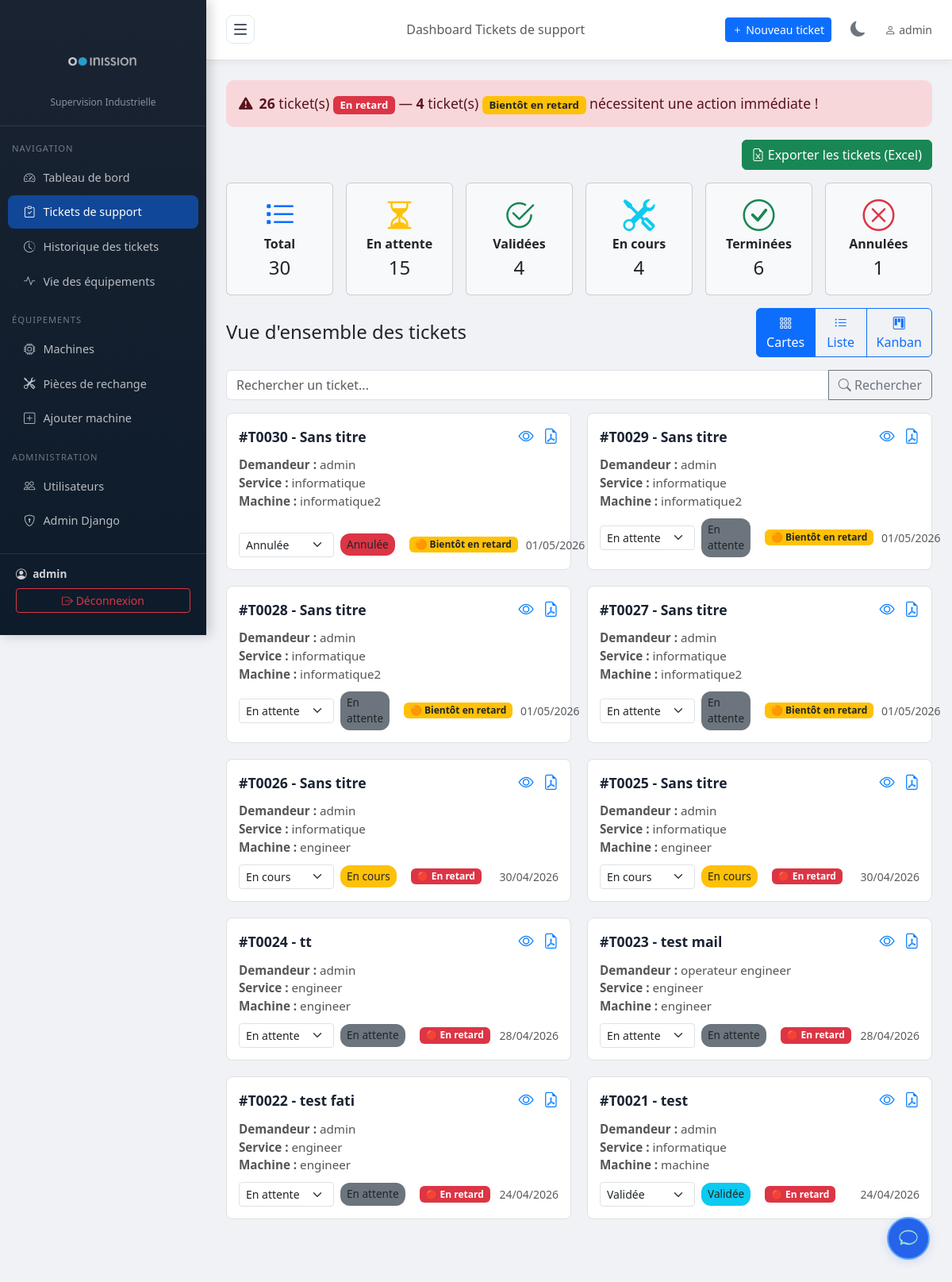
Page /demandes/dashboard/ (signed in) on the earlier database version.
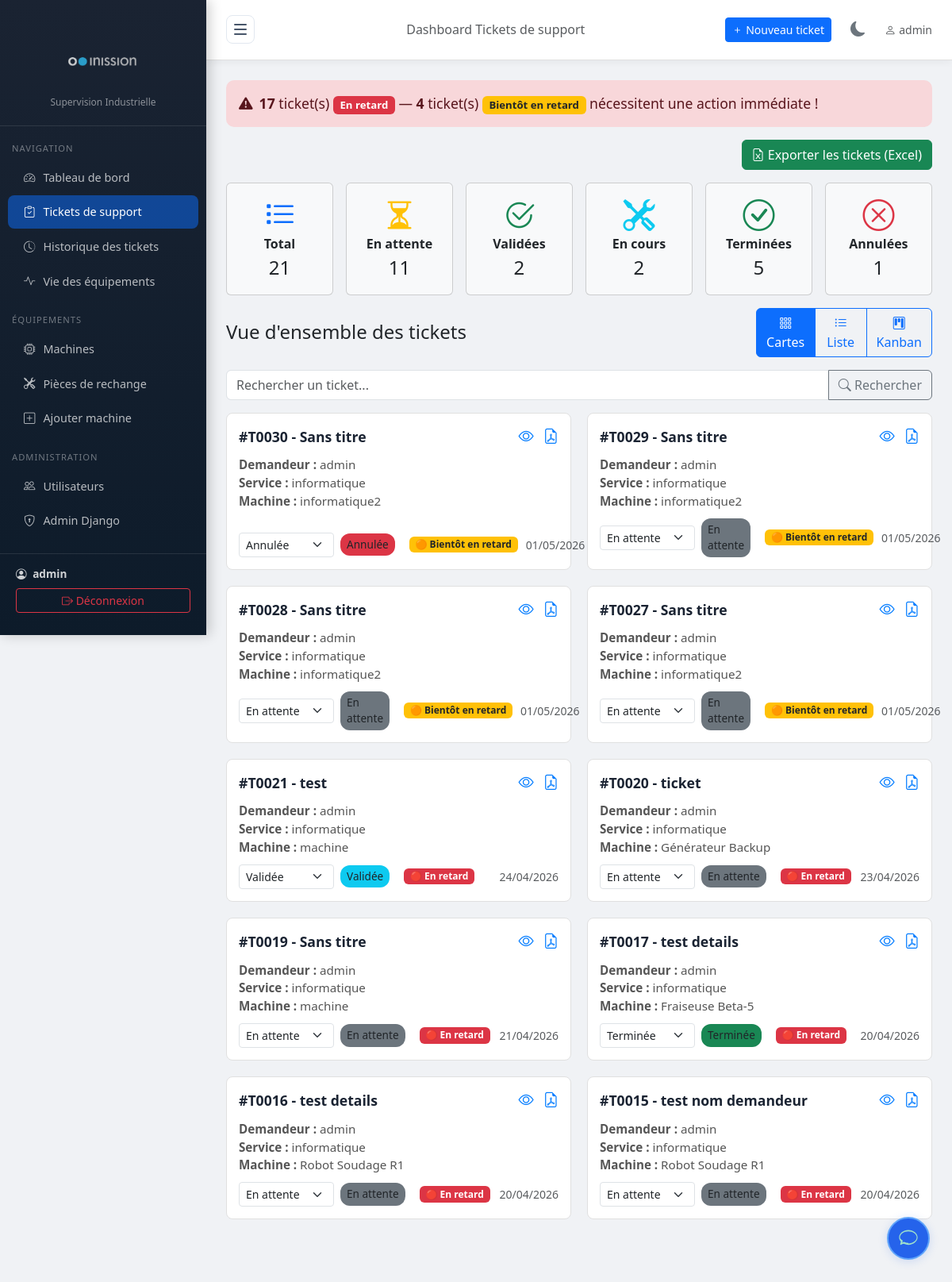
Same page on the later database version.
### tickets/models.py (models this page shows, shortened)
class TicketSupport(models.Model):
    titre = models.CharField(max_length=200, verbose_name="Titre du ticket", default="Sans titre")
    CATEGORIE_CHOICES = [
        ('industrielle', 'Industrielle'),
        ('informatique', 'Informatique'),
    ]
    categorie = models.CharField(max_length=30, choices=CATEGORIE_CHOICES, verbose_name="Catégorie", default='industrielle')
    type_panne = models.CharField(max_length=100, verbose_name="Type de panne", default="Non renseigné")
    PRIORITE_CHOICES = [
        ('basse', 'Basse'),
        ('moyenne', 'Moyenne'),
        ('haute', 'Haute'),
    ]
    priorite = models.CharField(max_length=10, choices=PRIORITE_CHOICES, verbose_name="Priorité", default='moyenne')
    """Modèle pour les tickets de support"""
    NATURE_ANOMALIE_CHOICES = [
        ('mecanique', 'Mécanique'),
        ('electrique', 'Électrique'),
        ('hydraulique', 'Hydraulique'),
        ('pneumatique', 'Pneumatique'),
        ('informatique', 'Informatique'),
        ('autre', 'Autre'),
    ]
    STATUT_CHOICES = [
        ('en_attente', 'En attente'),
        ('validee', 'Validée'),
        ('en_cours', 'En cours'),
        ('terminee', 'Terminée'),
        ('annulee', 'Annulée'),
    ]
    numero_ticket = models.CharField(max_length=50, unique=True, verbose_name="N° de ticket")
    service_support = models.CharField(max_length=200, verbose_name="Service support")
    demandeur = models.CharField(max_length=200, verbose_name="Nom du demandeur")
    machine = models.ForeignKey(Machine, on_delete=models.CASCADE, verbose_name="Machine concernée")
    code_machine = models.CharField(max_length=100, verbose_name="Code machine")
    date_ticket = models.DateField(verbose_name="Date du ticket")
    heure_ticket = models.TimeField(verbose_name="Heure du ticket")
    delai_souhaite = models.DateField(null=True, blank=True, verbose_name="Délai souhaité")
    type_support = models.BooleanField(default=False, verbose_name="Curative (décocher) / Préventive (cocher)")
    description_probleme = models.TextField(verbose_name="Description du problème")
    nature_probleme = models.CharField(max_length=20, choices=NATURE_ANOMALIE_CHOICES, verbose_name="Nature du problème")
    visa_demandeur = models.CharField(max_length=200, blank=True, verbose_name="Visa du demandeur")
    statut = models.CharField(max_length=20, choices=STATUT_CHOICES, default='en_attente', verbose_name="Statut")
    spare_part = models.ForeignKey(SparePart, on_delete=models.SET_NULL, null=True, blank=True,
                                   related_name='tickets', verbose_name="Pièce détachée réservée")
    SLA_STATUS_CHOICES = [
        ('on_time', '🟢 À l\'heure'),
        ('warning', '🟠 Bientôt en retard'),
        ('overdue', '🔴 En retard'),
    ]
    sla_status = models.CharField(
        max_length=10,
        choices=SLA_STATUS_CHOICES,
        default='on_time',
        verbose_name="Statut SLA"
    )
    date_creation = models.DateTimeField(auto_now_add=True, verbose_name="Date de création")
    date_modification = models.DateTimeField(auto_now=True, verbose_name="Dernière modification")
    class Meta:
        verbose_name = "Ticket de support"
        verbose_name_plural = "Tickets de support"
        ordering = ['-date_creation']
    def get_statut_class(self):
        classes = {
            'en_attente': 'secondary',
            'validee': 'info',
            'en_cours': 'warning',
            'terminee': 'success',
            'annulee': 'danger',
        }
        return classes.get(self.statut, 'secondary')

class Machine(models.Model):
    nom = models.CharField(max_length=200, verbose_name="Nom de la machine")
    reference = models.CharField(max_length=100, unique=True, verbose_name="Référence")
    localisation = models.CharField(max_length=200, verbose_name="Localisation / Zone")
    description = models.TextField(blank=True, verbose_name="Description")
    actif = models.BooleanField(default=True, verbose_name="Active")
    date_installation = models.DateField(null=True, blank=True, verbose_name="Date d'installation")
    department = models.ForeignKey('Department', on_delete=models.SET_NULL, null=True, blank=True, verbose_name="Département associé")
    operator = models.ForeignKey('OperatorProfile', on_delete=models.SET_NULL, null=True, blank=True, verbose_name="Opérateur assigné")
    manuel_pdf = models.FileField(upload_to='machines/manuals/', blank=True, null=True, verbose_name="Manuel d'utilisation (PDF)")
    manuel_texte = models.TextField(blank=True, null=True, verbose_name="Manuel d'utilisation (texte)")
    class Meta:
        verbose_name = "Machine"
        verbose_name_plural = "Machines"
        ordering = ['nom']

### tickets/views.py (the view, shortened to what this page needs)
# urls.py: path('demandes/dashboard/', views.demande_dashboard, name='demande_dashboard'),
@login_required
def demande_dashboard(request):
    user = request.user
    if is_admin_or_supervisor(user):
        tickets_qs = TicketSupport.objects.all()
    else:
        profile = getattr(user, 'operatorprofile', None)
        if not profile:
            messages.error(request, "Aucun profil opérateur trouvé.")
            return redirect('dashboard')
        tickets_qs = TicketSupport.objects.filter(machine__in=profile.machines.all())
    total = tickets_qs.count()
    en_attente = tickets_qs.filter(statut='en_attente').count()
    validees = tickets_qs.filter(statut='validee').count()
    en_cours = tickets_qs.filter(statut='en_cours').count()
    terminees = tickets_qs.filter(statut='terminee').count()
    annulees = tickets_qs.filter(statut='annulee').count()
    search_query = request.GET.get('search', '').strip()
    demandes_recentes = tickets_qs.select_related('machine').order_by('-date_creation')[:10]
    stats_services = tickets_qs.values('service_support').annotate(
        count=Count('id')
    ).order_by('-count')[:5]
    stats_natures = tickets_qs.values('nature_probleme').annotate(
        count=Count('id')
    ).order_by('-count')
    overdue_count = tickets_qs.filter(sla_status='overdue').count()
    warning_count = tickets_qs.filter(sla_status='warning').count()
    context = {
        'total': total, 'en_attente': en_attente, 'validees': validees,
        'en_cours': en_cours, 'terminees': terminees, 'annulees': annulees,
        'demandes_recentes': demandes_recentes,
        'stats_services': stats_services,
        'stats_natures': stats_natures,
        'overdue_count': overdue_count,
        'warning_count': warning_count,
        'request': request,  # pour pré-remplir la barre de recherche
    }
    return render(request, 'tickets/demande_dashboard.html', context)

### tickets/templatetags/permissions.py (called while the page is built)
@register.filter
def is_admin_or_supervisor(user):
    if user.is_superuser or user.is_staff:
        return True
    profile = getattr(user, 'operatorprofile', None)
    return profile and profile.role == 'superviseur'

### tickets/views.py (called while the page is built)
def is_admin_or_supervisor(user):
    if user.is_superuser or user.is_staff:
        return True
    profile = getattr(user, 'operatorprofile', None)
    return profile and profile.role == 'superviseur'

### tickets/templates/tickets/demande_dashboard.html (shortened to what the changed rows need)
{% extends 'tickets/base.html' %}
{% load static %}
{% block content %}
<div class="row mb-4">
    <div class="col-12">
        {% if overdue_count or warning_count %}
        <div class="alert alert-danger d-flex align-items-center mb-3" role="alert" style="font-size:1.1em;">
            <div>
                {% if overdue_count %}
                    <strong>{{ overdue_count }}</strong> ticket(s) <span class="badge bg-danger">En retard</span>
                {% endif %}
                {% if warning_count %}
                    {% if overdue_count %} &mdash; {% endif %}
                    <strong>{{ warning_count }}</strong> ticket(s) <span class="badge bg-warning text-dark">Bientôt en retard</span>
                {% endif %}
                nécessitent une action immédiate !
            </div>
        </div>
        {% endif %}
        <div class="row g-3 mb-3">
            <div class="col-md-2 col-6">
                <div class="card text-dark bg-light h-100">
                    <div class="card-body text-center">
                        <i class="bi bi-list-task display-6 text-primary mb-2"></i>
                        <div class="fw-bold">Total</div>
                        <div class="fs-4">{{ total }}</div>
                    </div>
                </div>
            </div>
            <div class="col-md-2 col-6">
                <div class="card text-dark bg-light h-100">
                    <div class="card-body text-center">
                        <i class="bi bi-hourglass-split display-6 text-warning mb-2"></i>
                        <div class="fw-bold">En attente</div>
                        <div class="fs-4">{{ en_attente }}</div>
                    </div>
                </div>
            </div>
            <div class="col-md-2 col-6">
                <div class="card text-dark bg-light h-100">
                    <div class="card-body text-center">
                        <i class="bi bi-check2-circle display-6 text-success mb-2"></i>
                        <div class="fw-bold">Validées</div>
                        <div class="fs-4">{{ validees }}</div>
                    </div>
                </div>
            </div>
            <div class="col-md-2 col-6">
                <div class="card text-dark bg-light h-100">
                    <div class="card-body text-center">
                        <i class="bi bi-tools display-6 text-info mb-2"></i>
                        <div class="fw-bold">En cours</div>
                        <div class="fs-4">{{ en_cours }}</div>
                    </div>
                </div>
            </div>
            <div class="col-md-2 col-6">
                <div class="card text-dark bg-light h-100">
                    <div class="card-body text-center">
                        <i class="bi bi-check-circle display-6 text-success mb-2"></i>
                        <div class="fw-bold">Terminées</div>
                        <div class="fs-4">{{ terminees }}</div>
                    </div>
                </div>
            </div>
        </div>
    </div>
<div class="ticket-grid">
    {% for demande in demandes_recentes %}
    <div class="ticket-card">
        <div class="ticket-header">
            <span class="ticket-title">#{{ demande.numero_ticket }} - {{ demande.titre|default:demande.numero_ticket }}</span>
            <span>
                <a href="{% url 'demande_detail' demande.pk %}" class="ticket-eye" title="Voir détails"><i class="bi bi-eye"></i></a>
                <a href="{% url 'ticket_pdf' demande.pk %}" class="ticket-eye ms-2" title="Exporter PDF"><i class="bi bi-file-earmark-pdf"></i></a>
            </span>
        </div>
        <div class="ticket-info">
            <div><strong>Demandeur :</strong> {{ demande.demandeur|default:"-" }}</div>
            <div><strong>Service :</strong> {{ demande.service_support }}</div>
            <div><strong>Machine :</strong> {{ demande.machine.nom }}</div>
        </div>
        <div class="ticket-actions">
            <form method="post" action="{% url 'demande_change_statut' demande.pk 'dummy' %}" class="d-flex align-items-center" style="gap: 8px;" onChange="this.submit();">
                <select name="statut" class="form-select form-select-sm" style="width: auto; min-width: 120px;"
                        onchange="this.form.action=this.form.action.replace('dummy', this.value);">
                    {% for key, label in demande.STATUT_CHOICES %}
                        <option value="{{ key }}" {% if demande.statut == key %}selected{% endif %}>{{ label }}</option>
                    {% endfor %}
                </select>
                <span class="ticket-status bg-{{ demande.get_statut_class }}">{{ demande.get_statut_display }}</span>
            </form>
            {% if demande.sla_status == 'on_time' %}
                <span class="badge bg-success ms-2">🟢 À l'heure</span>
            {% elif demande.sla_status == 'warning' %}
                <span class="badge bg-warning text-dark ms-2">🟠 Bientôt en retard</span>
            {% elif demande.sla_status == 'overdue' %}
                <span class="badge bg-danger ms-2">🔴 En retard</span>
            {% endif %}
            <span class="text-muted small ms-auto">{{ demande.date_creation|date:"d/m/Y" }}</span>
        </div>
    </div>
    {% empty %}
    <div class="col-12 text-center text-muted">Aucun ticket récent</div>
    {% endfor %}
</div>
{% endblock %}

Differences in the rows shown:
removed TicketSupport: numero_ticket "T0026", titre "Sans titre", demandeur "admin", service_support "informatique", machine.nom "engineer", statut "En cours", sla_status "🔴 En retard", date_creation "30/04/2026"
removed TicketSupport: numero_ticket "T0025", titre "Sans titre", demandeur "admin", service_support "informatique", machine.nom "engineer", statut "En cours", sla_status "🔴 En retard", date_creation "30/04/2026"
removed TicketSupport: numero_ticket "T0024", titre "tt", demandeur "admin", service_support "engineer", machine.nom "engineer", statut "En attente", sla_status "🔴 En retard", date_creation "28/04/2026"
removed TicketSupport: numero_ticket "T0023", titre "test mail", demandeur "operateur engineer", service_support "engineer", machine.nom "engineer", statut "En attente", sla_status "🔴 En retard", date_creation "28/04/2026"
removed TicketSupport: numero_ticket "T0022", titre "test fati", demandeur "admin", service_support "engineer", machine.nom "engineer", statut "En attente", sla_status "🔴 En retard", date_creation "24/04/2026"
now on this page (row unchanged): TicketSupport: numero_ticket "T0020", titre "ticket", demandeur "admin", service_support "informatique", machine.nom "Générateur Backup", statut "En attente", sla_status "🔴 En retard", date_creation "23/04/2026"
now on this page (row unchanged): TicketSupport: numero_ticket "T0019", titre "Sans titre", demandeur "admin", service_support "informatique", machine.nom "machine", statut "En attente", sla_status "🔴 En retard", date_creation "21/04/2026"
now on this page (row unchanged): TicketSupport: numero_ticket "T0017", titre "test details", demandeur "admin", service_support "informatique", machine.nom "Fraiseuse Beta-5", statut "Terminée", sla_status "🔴 En retard", date_creation "20/04/2026"
now on this page (row unchanged): TicketSupport: numero_ticket "T0016", titre "test details", demandeur "admin", service_support "informatique", machine.nom "Robot Soudage R1", statut "En attente", sla_status "🔴 En retard", date_creation "20/04/2026"
now on this page (row unchanged): TicketSupport: numero_ticket "T0015", titre "test nom demandeur", demandeur "admin", service_support "informatique", machine.nom "Robot Soudage R1", statut "En attente", sla_status "🔴 En retard", date_creation "20/04/2026"
Other differences:
{{ overdue_count }}: "26" → "17"
{{ total }}: "30" → "21"
{{ en_attente }}: "15" → "11"
{{ validees }}: "4" → "2"
{{ en_cours }}: "4" → "2"
{{ terminees }}: "6" → "5"
